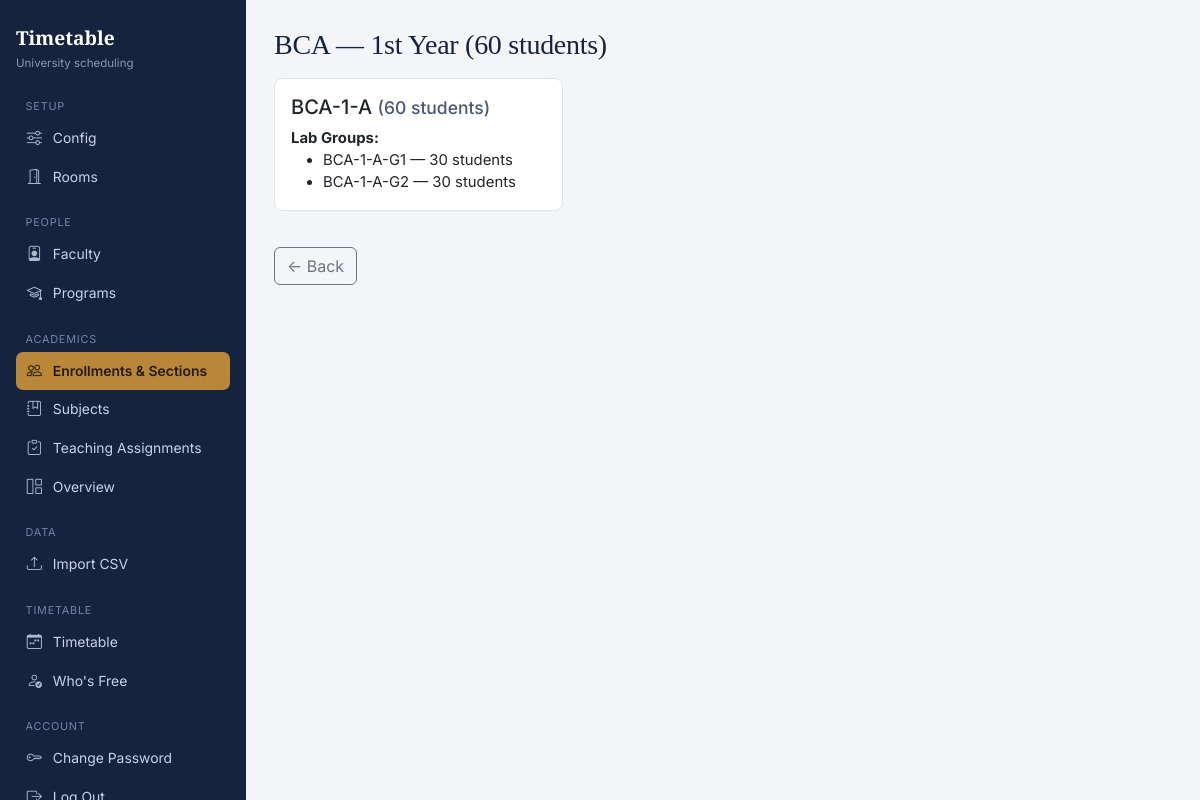
The app's page /enrollments/1/sections (signed in) with its own data.
### models.py (models this page shows)
class Program(db.Model):
    id = db.Column(db.Integer, primary_key=True)
    name = db.Column(db.String(80), nullable=False)  # e.g. "BCA", "Btech CSE"
    department = db.Column(db.String(120))

class Enrollment(db.Model):
    id = db.Column(db.Integer, primary_key=True)
    program_id = db.Column(db.Integer, db.ForeignKey("program.id"), nullable=False)
    year_label = db.Column(db.String(40), nullable=False)  # e.g. "1st Year", "Sem II"
    total_students = db.Column(db.Integer, nullable=False)
    program = db.relationship("Program")

class Section(db.Model):
    id = db.Column(db.Integer, primary_key=True)
    enrollment_id = db.Column(db.Integer, db.ForeignKey("enrollment.id"), nullable=False)
    name = db.Column(db.String(80), nullable=False)  # e.g. "BCA-1-A"
    student_count = db.Column(db.Integer, nullable=False)
    enrollment = db.relationship("Enrollment")

class LabGroup(db.Model):
    id = db.Column(db.Integer, primary_key=True)
    section_id = db.Column(db.Integer, db.ForeignKey("section.id"), nullable=False)
    name = db.Column(db.String(80), nullable=False)  # e.g. "BCA-1-A-G1"
    student_count = db.Column(db.Integer, nullable=False)
    section = db.relationship("Section")

### app.py (the view)
@app.route("/enrollments/<int:eid>/sections")
def view_sections(eid):
    e = Enrollment.query.get_or_404(eid)
    sections = Section.query.filter_by(enrollment_id=eid).all()
    lab_groups = {s.id: LabGroup.query.filter_by(section_id=s.id).all() for s in sections}
    return render_template("sections.html", enrollment=e, sections=sections, lab_groups=lab_groups)

### app.py (called while the page is built)
@login_manager.user_loader
def load_user(user_id):
    return AdminUser.query.get(int(user_id))

@app.before_request
def require_login():
    allowed = {"login", "static"}
    if request.endpoint not in allowed and not current_user.is_authenticated:
        return login_manager.unauthorized()

### models.py (called while the page is built)
    @property
    def is_authenticated(self):
        return True

### templates/sections.html (shortened to what this page needs)
{% extends "base.html" %}
{% block content %}
<h3 class="mb-3">{{ enrollment.program.name }} — {{ enrollment.year_label }} ({{ enrollment.total_students }} students)</h3>
<div class="row row-cols-1 row-cols-md-3 g-3">
{% for s in sections %}
  <div class="col">
    <div class="card p-3">
      <h5>{{ s.name }} <small class="text-muted">({{ s.student_count }} students)</small></h5>
      <strong>Lab Groups:</strong>
      <ul class="mb-0">
      {% for lg in lab_groups[s.id] %}
        <li>{{ lg.name }} — {{ lg.student_count }} students</li>
      {% endfor %}
      </ul>
    </div>
  </div>
{% endfor %}
</div>
<a href="{{ url_for('enrollments_page') }}" class="btn btn-outline-secondary mt-3">← Back</a>
{% endblock %}

### templates/base.html (style rules this page uses)
:root { --ink: #16233F; --ink-soft: #4A5876; --paper: #F3F5F8; --panel: #FFFFFF; --line: #DFE4ED; --brass: #B8873A; --brass-dark: #96692A; --steel: #3E6B96; --steel-tint: #E7EEF5; --sage: #4B7B62; --sage-tint: #E7F1EC; --signal: #A6423A; --signal-tint: #F7E9E7; --free: #E7F1EC; --free-ink: #2E5B44; }
body { background: var(--paper); color: var(--ink); font-family: 'Inter', -apple-system, sans-serif; font-size: .93rem; }
h1, h2, h3, .font-display { font-family: 'Source Serif 4', Georgia, serif; color: var(--ink); letter-spacing: -0.01em; }
.card { border:1px solid var(--line); border-radius:8px; box-shadow:none; margin-bottom:1.25rem; }
a { color: var(--steel); }
.text-muted { color: var(--ink-soft) !important; }

### records on screen
Program: program.name "BCA"
Enrollment: year_label "1st Year", total_students "60"
Section: name "BCA-1-A", student_count "60"
LabGroup: name "BCA-1-A-G1", student_count "30"
LabGroup: name "BCA-1-A-G2", student_count "30"
